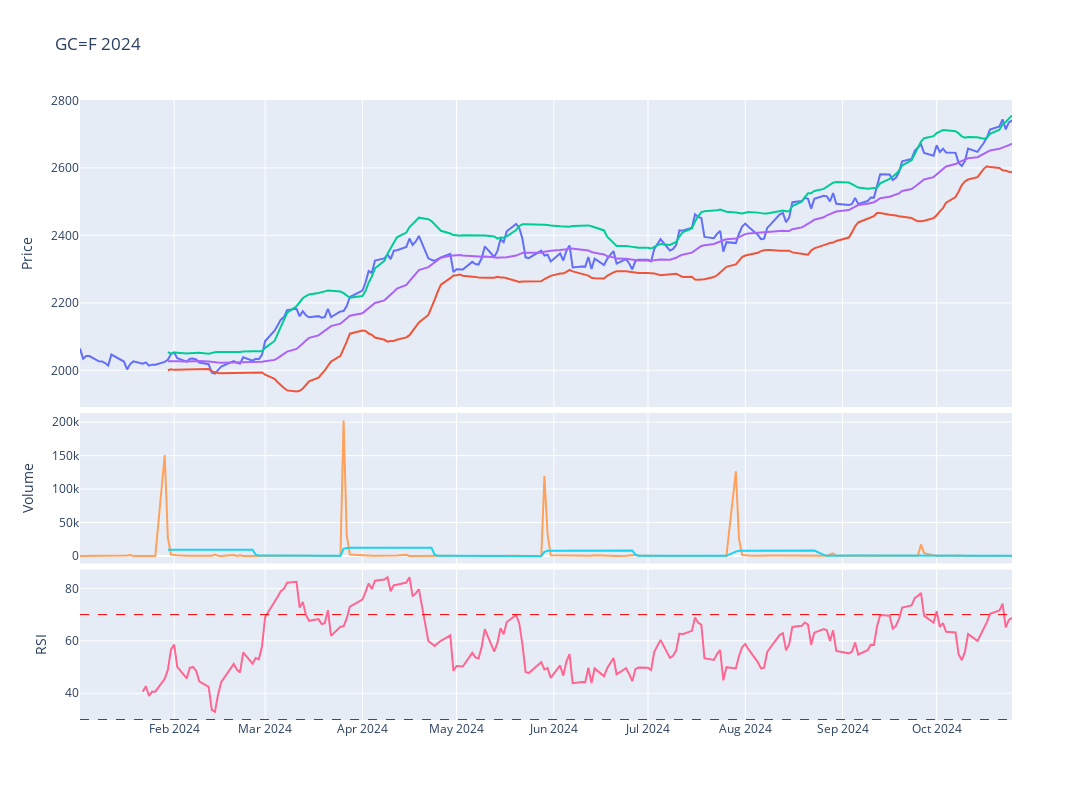

Notebook cell for this chart:
### Code cell
# Plot the adjusted close price
fig = make_subplots(rows=4, cols=1,shared_xaxes=True,vertical_spacing=0.01,specs=[[{'rowspan':2,'colspan':1}],[None],[{'rowspan':1,'colspan':1}],[{'rowspan':1,'colspan':1}]])

# Graph (1,1)
fig.add_trace(go.Scatter(x=stock_ticker['Adj Close'].loc[year].index,y=stock_ticker['Adj Close'].loc[year],mode="lines",name=f'{ticker}'),row=1,col=1)
fig.add_trace(go.Scatter(x=stock_ticker['BB_Lower'].loc[year].index,y=stock_ticker['BB_Lower'].loc[year],mode="lines",name='BB_Lower'),row=1,col=1)
fig.add_trace(go.Scatter(x=stock_ticker['BB_Upper'].loc[year].index,y=stock_ticker['BB_Upper'].loc[year],mode="lines",name='BB_Upper'),row=1,col=1)
fig.add_trace(go.Scatter(x=stock_ticker['MMA20'].loc[year].index,y=stock_ticker['MMA20'].loc[year],mode="lines",name='MMA20'),row=1,col=1)
# Update xaxis properties
fig.update_yaxes(title_text="Price", row=1, col=1)

# Graph (3,1)
fig.add_trace(go.Scatter(x=stock_ticker['Volume'].loc[year].index,y=stock_ticker['Volume'].loc[year],mode="lines",name='Volume'),row=3, col=1)
fig.add_trace(go.Scatter(x=stock_ticker['Volume'].loc[year].index,y=stock_ticker['Volume'].loc[year].rolling(20).mean(),mode="lines",name='MMA20'),row=3,col=1)
fig.update_yaxes(title_text="Volume", row=3, col=1)

# Graph (4,1)
fig.add_trace(go.Scatter(x=stock_ticker['RSI'].loc[year].index,y=stock_ticker['RSI'].loc[year],mode="lines",name='RSI'),row=4, col=1)
fig.add_hline(y=30, line_width=1, line_dash="dash", line_color="green",row=4,col=1)
fig.add_hline(y=70, line_width=1, line_dash="dash", line_color="red",row=4,col=1)
fig.update_yaxes(title_text="RSI", row=4, col=1)

fig.update_layout(height=800, width=1300,showlegend=False,title=f"{ticker} {year}")

fig.show()

### Figure 1 — Plotly figure (JSON) as saved in the notebook; plotly's stock layout.template omitted (floating-point values rounded to 4 significant figures; data arrays with more than 128 entries replaced by an {"elided": "..."} marker saying what was removed)
{"data": [{"mode": "lines", "name": "GC=F", "type": "scatter", "x": {"elided": "207 str values"}, "xaxis": "x", "y": {"elided": "207 float values"}, "yaxis": "y"}, {"mode": "lines", "name": "BB_Lower", "type": "scatter", "x": {"elided": "207 str values"}, "xaxis": "x", "y": {"elided": "207 float values"}, "yaxis": "y"}, {"mode": "lines", "name": "BB_Upper", "type": "scatter", "x": {"elided": "207 str values"}, "xaxis": "x", "y": {"elided": "207 float values"}, "yaxis": "y"}, {"mode": "lines", "name": "MMA20", "type": "scatter", "x": {"elided": "207 str values"}, "xaxis": "x", "y": {"elided": "207 float values"}, "yaxis": "y"}, {"mode": "lines", "name": "Volume", "type": "scatter", "x": {"elided": "207 str values"}, "xaxis": "x2", "y": {"elided": "207 int values"}, "yaxis": "y2"}, {"mode": "lines", "name": "MMA20", "type": "scatter", "x": {"elided": "207 str values"}, "xaxis": "x2", "y": {"elided": "207 float values"}, "yaxis": "y2"}, {"mode": "lines", "name": "RSI", "type": "scatter", "x": {"elided": "207 str values"}, "xaxis": "x3", "y": {"elided": "207 float values"}, "yaxis": "y3"}], "layout": {"height": 800, "shapes": [{"line": {"color": "green", "dash": "dash", "width": 1}, "type": "line", "x0": 0, "x1": 1, "xref": "x3 domain", "y0": 30, "y1": 30, "yref": "y3"}, {"line": {"color": "red", "dash": "dash", "width": 1}, "type": "line", "x0": 0, "x1": 1, "xref": "x3 domain", "y0": 70, "y1": 70, "yref": "y3"}], "showlegend": false, "title": {"text": "GC=F 2024"}, "width": 1300, "xaxis": {"anchor": "y", "domain": [0, 1], "matches": "x3", "showticklabels": false}, "xaxis2": {"anchor": "y2", "domain": [0, 1], "matches": "x3", "showticklabels": false}, "xaxis3": {"anchor": "y3", "domain": [0, 1]}, "yaxis": {"anchor": "x", "domain": [0.505, 1], "title": {"text": "Price"}}, "yaxis2": {"anchor": "x2", "domain": [0.2525, 0.495], "title": {"text": "Volume"}}, "yaxis3": {"anchor": "x3", "domain": [0, 0.2425], "title": {"text": "RSI"}}}}
